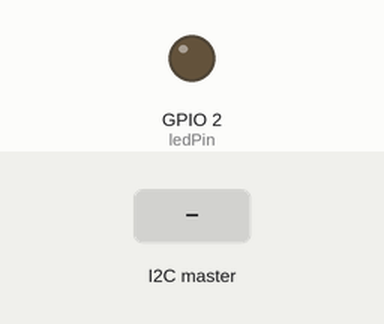
Recording of a sketch running on a simulated ESP32. Parts: output pins drawn as LEDs (lit = HIGH). The test bench sets the inputs (shaded band). WiFi joins after 1.5 s; servers stay silent unless stated; what the sketch prints to the serial monitor is not drawn.

Above: at 2.7 s.
2.8 s: the I2C master sends the byte 1
At 3.3 s:
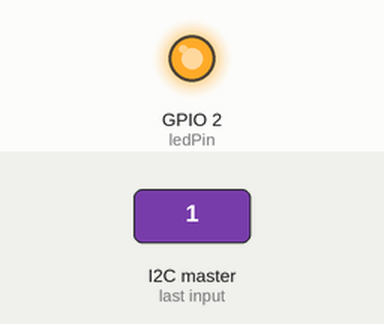
4.3 s: the I2C master sends the byte 0
At 5.6 s:
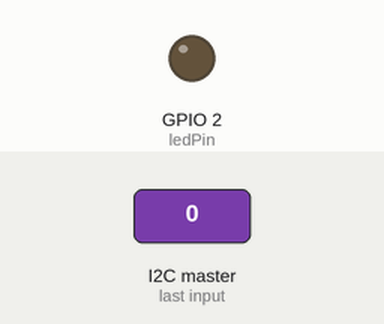
Timing chart, 0 to 7.3 s (numbered marks = the images above; inputs shaded):
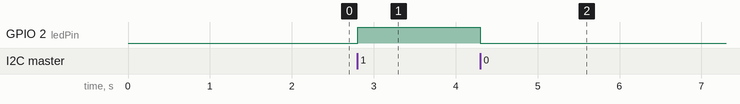

The sketch:

esclavoT.ino
```cpp
#include <WiFi.h>
#include <Wire.h>
#include <HTTPClient.h>

const char* ssid = "FAMILIA PUERTO";
const char* password = "Yiyo2024.";
const char* apiKey = "9LSM2QU1I7A5C1XG";
const char* server = "http://api.thingspeak.com/update";

const int ledPin = 2;
void setup() {
  Serial.begin(115200);
  pinMode(ledPin, OUTPUT);

  // Conexión WiFi
  WiFi.begin(ssid, password);
  while (WiFi.status() != WL_CONNECTED) {
    delay(500);
    Serial.print(".");
  }
  Serial.println("Conectado a WiFi");

  Wire.begin(8);
  Wire.onReceive(receiveEvent);
}

void loop() {}

void receiveEvent(int bytes) {
  while (Wire.available()) {
    int data = Wire.read();  // Leer los datos enviados por el Arduino
    if (data == 1) {
      digitalWrite(ledPin, HIGH);  // Enciende el LED
    } else if (data == 0) {
      digitalWrite(ledPin, LOW);  // Apaga el LED
    } else {
      enviarThingSpeak(data);
    }
  }
}

// Función para enviar datos a ThingSpeak
void enviarThingSpeak(int temperatura) {
  if (WiFi.status() == WL_CONNECTED) {
    HTTPClient http;

    // Crear la URL de la solicitud HTTP
    String url = String(server) + "?api_key=" + apiKey + "&field1=" + String(temperatura);
    http.begin(url);

    // Enviar solicitud y verificar el código de respuesta
    int httpResponseCode = http.GET();
    if (httpResponseCode > 0) {
      Serial.print("Datos enviados a ThingSpeak: ");
      Serial.println(temperatura);
    } else {
      Serial.print("Error al enviar datos: ");
      Serial.println(httpResponseCode);
    }

    http.end();  // Terminar la conexión HTTP
  } else {
    Serial.println("Error: No conectado a WiFi");
  }
}
```

Measured:
- after the input at 2.8 s, GPIO 2 (ledPin): LOW → HIGH at once
- after the input at 4.3 s, GPIO 2 (ledPin): HIGH → LOW at once
